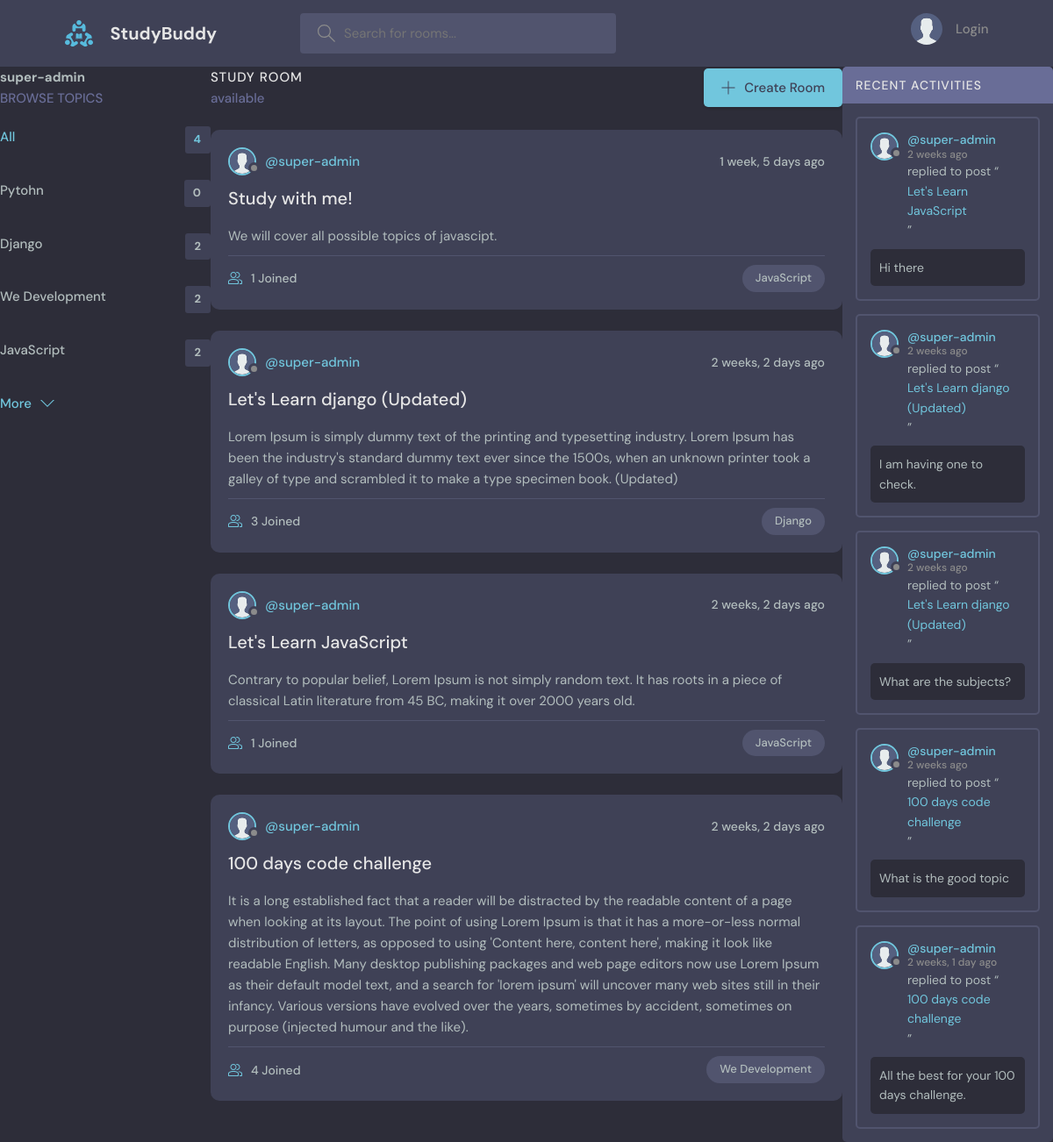
Page /profile/1/ on the committed database.
### base/models.py (models this page shows, shortened)
class Topic(models.Model):
    name = models.CharField(max_length=200)

class Room(models.Model):
    host = models.ForeignKey(User, on_delete=models.SET_NULL, null=True)
    topic = models.ForeignKey(Topic, on_delete=models.SET_NULL, null=True)
    name = models.CharField(max_length=200)
    description = models.TextField(null=True, blank=True)
    participants = models.ManyToManyField(User, related_name='participants', blank=True) # many to many relationship
    updated = models.DateTimeField(auto_now=True)
    created = models.DateField(auto_now_add=True)
    class Meta:
        ordering = ['-updated', '-created'] # - means descending order

class Message(models.Model):
    user = models.ForeignKey(User, on_delete=models.CASCADE)
    room = models.ForeignKey(Room, on_delete=models.CASCADE)
    body = models.TextField()
    updated = models.DateTimeField(auto_now=True)
    created = models.DateTimeField(auto_now_add=True)
    class Meta:
        ordering = ['-updated', '-created'] # - means descending order

### base/views.py (the view)
# urls.py: path('profile/<str:pk>/', views.profilePage, name='profile'),
def profilePage(request, pk):
    users = User.objects.get(id=pk)
    rooms  = users.room_set.all()
    room_messages = users.message_set.all()
    topics = Topic.objects.all()
    print('---------------------')
    print(room_messages.query)
    print('---------------------')
    context = {'users':users, 'rooms': rooms, 'room_messages':room_messages, 'topics':topics}
    return render(request, 'base/profile.html', context)

### base/templates/base/profile.html (shortened to what this page needs)
{% extends 'main.html' %}
{% block content %}
<div class="profile-container">
    <div>
        <h2>{{users.username}}</h2>
        {% include 'base/topics_component.html' %}
    </div>
    <div>
        {% include 'base/feed_component.html' %}
    </div>
    <div>
        {% include 'base/activity_component.html' %}
    </div>
</div>
{% endblock content %}

### base/templates/base/topics_component.html
<div class="topics">
    <div class="topics__header">
      <h2>Browse Topics</h2>
    </div>
    <ul class="topics__list">
      <li>
        <a href="{% url 'home' %}" class="active">All <span>{{topics.count}}</span></a>
      </li>
      {% for topic in topics %}
      <li>
        <a href="{% url 'home'%}?q={{topic.name}}">{{topic.name}} <span>{{topic.room_set.all.count}}</span></a>
      </li>
      {% endfor %}
    </ul>
    <a class="btn btn--link" href="topics.html">
      More
      <svg version="1.1" xmlns="http://www.w3.org/2000/svg" width="32" height="32" viewBox="0 0 32 32">
        <title>chevron-down</title>
        <path d="M16 21l-13-13h-3l16 16 16-16h-3l-13 13z"></path>
      </svg>
    </a>
  </div>

### base/templates/base/feed_component.html (shortened to what this page needs)
{% load static %}
<div class="roomList">
  <div class="roomList__header">
    <div>
      <h2>Study Room</h2>
      <p>{{room_count}} available</p>
    </div>
    <a class="btn btn--main" href="{% url 'create-room' %}">
      <svg version="1.1" xmlns="http://www.w3.org/2000/svg" width="32" height="32" viewBox="0 0 32 32">
        <title>add</title>
        <path
          d="M16.943 0.943h-1.885v14.115h-14.115v1.885h14.115v14.115h1.885v-14.115h14.115v-1.885h-14.115v-14.115z"
        ></path>
      </svg>
      Create Room
    </a>
  </div>
  {% for room in rooms %}
    <div class="roomListRoom">
      <div class="roomListRoom__header">
        <a href="{% url 'profile' room.host.id %}" class="roomListRoom__author">
          <div class="avatar avatar--small">
            <img src="{% static 'assets/avatar.svg' %}" />
          </div>
          <span>@{{room.host.username}}</span>
        </a>
        <div class="roomListRoom__actions">
          <span>{{room.created|timesince}} ago</span>
        </div>
      </div>
      <div class="roomListRoom__content">
        <a href="{% url 'room' room.id %}">{{ room.name }}</a>
        <p>
          {{room.description}}
        </p>
      </div>
      <div class="roomListRoom__meta">
        <a href="room.html" class="roomListRoom__joined">
          {{room.message_set.all.count}} Joined
        </a>
        <p class="roomListRoom__topic">{{room.topic.name}}</p>
      </div>
    </div>
  {% endfor %}
</div>

### base/templates/base/activity_component.html (shortened to what this page needs)
{% load static %}
  <div class="activities">
    <div class="activities__header">
      <h2>Recent Activities</h2>
    </div>
    {% for room_message in room_messages %}
      <div class="activities__box">
        <div class="activities__boxHeader roomListRoom__header">
          <a href="{% url 'profile' room_message.user.id %}" class="roomListRoom__author">
            <div class="avatar avatar--small">
              <img src="{% static 'assets/avatar.svg' %}" />
            </div>
            <p>
              @{{room_message.user.username}}
              <span>{{room_message.created|timesince}} ago</span>
            </p>
          </a>
        </div>
        <div class="activities__boxContent">
          <p>replied to post “<a href="{% url 'room' room_message.room.id %}">{{room_message.room.name}}</a>”</p>
          <div class="activities__boxRoomContent">
            {{room_message.body}}
          </div>
        </div>
      </div>
    {% endfor %}
  </div>

### base/templates/base/profile.html (style rules this page uses)
.profile-container { display: grid; grid-template-columns: 1fr 3fr 1fr; }

### rows in the picture
Topic: name "Pytohn", room_set.all.count "0"
Topic: name "Django", room_set.all.count "2"
Topic: name "We Development", room_set.all.count "2"
Topic: name "JavaScript", room_set.all.count "2"
Room: host.username "super-admin", created "1 week, 5 days", name "Study with me!", description "We will cover all possible topics of javascipt.", message_set.all.count "1", topic.name "JavaScript"
Room: host.username "super-admin", created "2 weeks, 2 days", name "Let's Learn django (Updated)", description "Lorem Ipsum is simply dummy text of the printing and typesetting industry. Lorem Ipsum has been the industry's standard dummy text ever since the 1500s, when an unknown printer took a galley of type and scrambled it to make a type specimen book. (Updated)", message_set.all.count "3", topic.name "Django"
Room: host.username "super-admin", created "2 weeks, 2 days", name "Let's Learn JavaScript", description "Contrary to popular belief, Lorem Ipsum is not simply random text. It has roots in a piece of classical Latin literature from 45 BC, making it over 2000 years old.", message_set.all.count "1", topic.name "JavaScript"
Room: host.username "super-admin", created "2 weeks, 2 days", name "100 days code challenge", description "It is a long established fact that a reader will be distracted by the readable content of a page when looking at its layout. The point of using Lorem Ipsum is that it has a more-or-less normal distribution of letters, as opposed to using 'Content here, content here', making it look like readable English. Many desktop publishing packages and web page editors now use Lorem Ipsum as their default model text, and a search for 'lorem ipsum' will uncover many web sites still in their infancy. Various versions have evolved over the years, sometimes by accident, sometimes on purpose (injected humour and the like).", message_set.all.count "4", topic.name "We Development"
Message: user.username "super-admin", created "2 weeks", room.name "Let's Learn JavaScript", body "Hi there"
Message: user.username "super-admin", created "2 weeks", room.name "Let's Learn django (Updated)", body "I am having one to check."
Message: user.username "super-admin", created "2 weeks", room.name "Let's Learn django (Updated)", body "What are the subjects?"
Message: user.username "super-admin", created "2 weeks", room.name "100 days code challenge", body "What is the good topic"
Message: user.username "super-admin", created "2 weeks, 1 day", room.name "100 days code challenge", body "All the best for your 100 days challenge."

### other values in the picture
{{ users.username }} "super-admin"
{{ topics.count }} "4"
